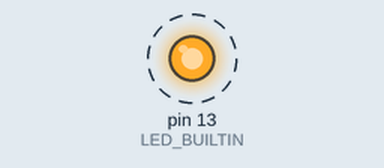
The sketch below on a simulated Arduino Uno, built with avr-gcc and run on an emulated ATmega328P. Shown: output pins drawn as LEDs (lit = HIGH). Dashed ring = blinking.

Above: at 0.5 s.
Timing chart, 0 to 4.6 s (numbered marks = the images above):
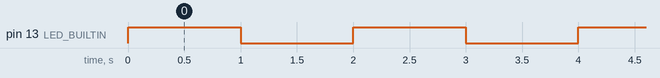

Measured:
- by itself, pin 13 (LED_BUILTIN): alternates HIGH for 1.0 s and LOW for 1.0 s

The sketch:

Blinky_main.ino
```cpp
/*
 * This example illustrates that we can override the default main() function.
 */

void setup() {
  pinMode(LED_BUILTIN, OUTPUT);
}

void loop() {
  digitalWrite(LED_BUILTIN, HIGH); delay(1000);
  digitalWrite(LED_BUILTIN, LOW);  delay(1000);
}

int main()
{
  setup();
  while (1)
    loop();
}
```
